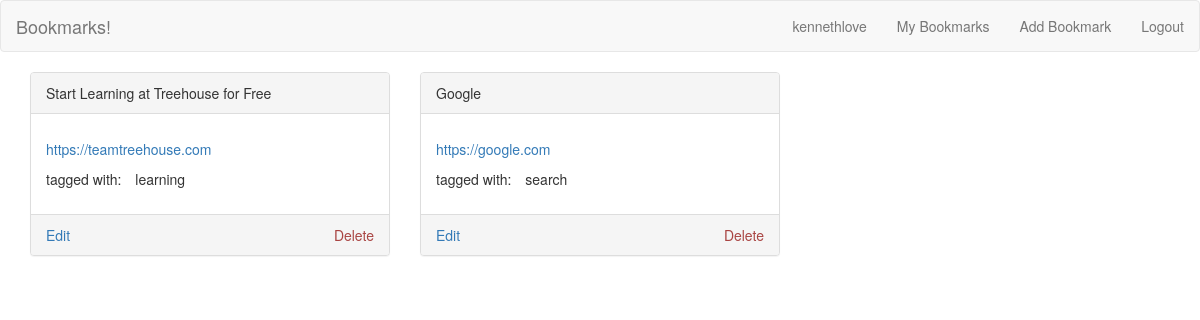
Screenshot of /bookmarks/ (signed in) with the database file from the repository.
### bookmarks/models.py (models this page shows)
class Bookmark(models.Model):
    user = models.ForeignKey(settings.AUTH_USER_MODEL, related_name='bookmarks')
    url = models.URLField('URL')
    title = models.CharField(default='', blank=True, max_length=255)
    description = models.TextField(default='', blank=True)
    created_at = models.DateTimeField(auto_now_add=True)
    updated_at = models.DateTimeField(auto_now=True)
    tags = TaggableManager()
    def __str__(self):
        return self.title if self.title else self.url
    class Meta:
        unique_together = ('url', 'user')

### bookmarks/views.py (the view)
class List(LoginRequiredMixin, generic.ListView):
    model = models.Bookmark
    def get_queryset(self):
        return self.request.user.bookmarks.all()

### bookmarks/templates/bookmarks/bookmark_list.html (shortened to what this page needs)
{% extends '_layouts/base.html' %}
{% block content %}
    {% for bookmark in object_list %}
        {% include 'bookmarks/_partials/bookmark.html' %}
    {% endfor %}
{% endblock %}

### templates/_partials/nav.html (shortened to what this page needs)
<nav class="navbar navbar-default">
    <div class="container-fluid">
        <div class="navbar-header">
            <a class="navbar-brand" href="#">Bookmarks!</a>
        </div>
        <ul class="nav navbar-nav navbar-right">
            {% if user.is_authenticated %}
                <li class="navbar-text">{{ user.username }}</li>
                <li><a href="{% url 'bookmarks:list' %}">My Bookmarks</a></li>
                <li><a href="{% url 'bookmarks:create' %}">Add Bookmark</a></li>
                <li><a href="{% url 'logout' %}">Logout</a></li>
            {% else %}
                <li><a href="{% url 'login' %}">Login</a></li>
            {% endif %}
        </ul>
    </div>
</nav>

### bookmarks/templates/bookmarks/_partials/bookmark.html (shortened to what this page needs)
<div class="col-md-4">
<div class="panel panel-default">
    <div class="panel-heading">{{ bookmark }}</div>
    <div class="panel-body">
        <p><a href="{{ bookmark.url }}" target="_blank">{{ bookmark.url }}</a></p>
        <section>
            <ul class="list-inline">
                <li>tagged with:</li>
                {% for tag in bookmark.tags.all %}
                <li>{{ tag }}</li>
                {% endfor %}
            </ul>
        </section>
    </div>
    {% if not delete_view %}
    <div class="panel-footer clearfix">
        <a class="pull-left" href="{% url 'bookmarks:update' pk=bookmark.pk %}">Edit</a>
        <a href="{% url 'bookmarks:delete' pk=bookmark.pk %}" class="pull-right text-danger">Delete</a>
    </div>
    {% endif %}
</div>
</div>

### rows the page displays
Bookmark: title "Start Learning at Treehouse for Free", url "https://teamtreehouse.com"
Tag: name "learning"
Bookmark: title "Google", url "https://google.com"
Tag: name "search"

### other values shown
{{ user.username }} "kennethlove"
